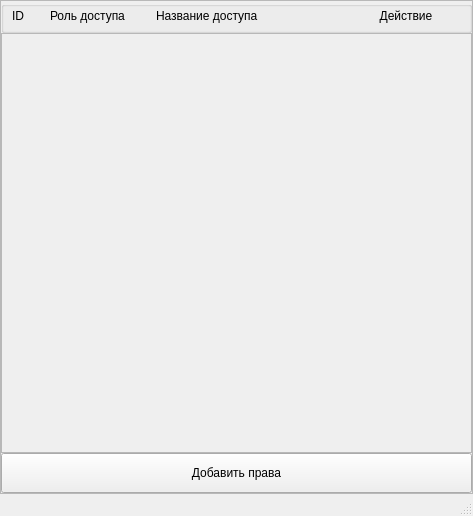
<?xml version="1.0" encoding="UTF-8"?>
<ui version="4.0">
 <class>RoleWindow</class>
 <widget class="QMainWindow" name="RoleWindow">
  <property name="geometry">
   <rect>
    <x>0</x>
    <y>0</y>
    <width>473</width>
    <height>516</height>
   </rect>
  </property>
  <property name="windowTitle">
   <string>MainWindow</string>
  </property>
  <widget class="QWidget" name="centralwidget">
   <layout class="QVBoxLayout" name="verticalLayout_3">
    <property name="spacing">
     <number>0</number>
    </property>
    <property name="leftMargin">
     <number>0</number>
    </property>
    <property name="topMargin">
     <number>0</number>
    </property>
    <property name="rightMargin">
     <number>0</number>
    </property>
    <property name="bottomMargin">
     <number>0</number>
    </property>
    <item>
     <widget class="QFrame" name="central">
      <property name="frameShape">
       <enum>QFrame::StyledPanel</enum>
      </property>
      <property name="frameShadow">
       <enum>QFrame::Raised</enum>
      </property>
      <layout class="QVBoxLayout" name="verticalLayout_4">
       <property name="spacing">
        <number>0</number>
       </property>
       <property name="leftMargin">
        <number>0</number>
       </property>
       <property name="topMargin">
        <number>0</number>
       </property>
       <property name="rightMargin">
        <number>0</number>
       </property>
       <property name="bottomMargin">
        <number>0</number>
       </property>
       <item>
        <layout class="QVBoxLayout" name="verticalLayout_2">
         <item>
          <widget class="QGroupBox" name="groupBox">
           <property name="maximumSize">
            <size>
             <width>16777215</width>
             <height>32</height>
            </size>
           </property>
           <property name="font">
            <font>
             <stylestrategy>PreferDefault</stylestrategy>
            </font>
           </property>
           <layout class="QHBoxLayout" name="horizontalLayout_2">
            <property name="leftMargin">
             <number>0</number>
            </property>
            <property name="topMargin">
             <number>0</number>
            </property>
            <property name="rightMargin">
             <number>0</number>
            </property>
            <property name="bottomMargin">
             <number>5</number>
            </property>
            <item>
             <widget class="QLabel" name="label">
              <property name="sizePolicy">
               <sizepolicy hsizetype="Expanding" vsizetype="Expanding">
                <horstretch>0</horstretch>
                <verstretch>0</verstretch>
               </sizepolicy>
              </property>
              <property name="minimumSize">
               <size>
                <width>40</width>
                <height>0</height>
               </size>
              </property>
              <property name="maximumSize">
               <size>
                <width>40</width>
                <height>16777215</height>
               </size>
              </property>
              <property name="styleSheet">
               <string notr="true">padding-left: 5px;</string>
              </property>
              <property name="text">
               <string>ID</string>
              </property>
             </widget>
            </item>
            <item>
             <widget class="QLabel" name="label_2">
              <property name="sizePolicy">
               <sizepolicy hsizetype="Expanding" vsizetype="Expanding">
                <horstretch>0</horstretch>
                <verstretch>0</verstretch>
               </sizepolicy>
              </property>
              <property name="minimumSize">
               <size>
                <width>70</width>
                <height>0</height>
               </size>
              </property>
              <property name="maximumSize">
               <size>
                <width>100</width>
                <height>16777215</height>
               </size>
              </property>
              <property name="text">
               <string>Роль доступа</string>
              </property>
             </widget>
            </item>
            <item>
             <widget class="QLabel" name="label_3">
              <property name="sizePolicy">
               <sizepolicy hsizetype="Expanding" vsizetype="Expanding">
                <horstretch>0</horstretch>
                <verstretch>0</verstretch>
               </sizepolicy>
              </property>
              <property name="minimumSize">
               <size>
                <width>130</width>
                <height>0</height>
               </size>
              </property>
              <property name="maximumSize">
               <size>
                <width>200</width>
                <height>16777215</height>
               </size>
              </property>
              <property name="text">
               <string>Название доступа</string>
              </property>
             </widget>
            </item>
            <item>
             <widget class="QLabel" name="label_7">
              <property name="minimumSize">
               <size>
                <width>126</width>
                <height>0</height>
               </size>
              </property>
              <property name="maximumSize">
               <size>
                <width>126</width>
                <height>16777215</height>
               </size>
              </property>
              <property name="text">
               <string>Действие</string>
              </property>
              <property name="alignment">
               <set>Qt::AlignCenter</set>
              </property>
             </widget>
            </item>
           </layout>
          </widget>
         </item>
         <item>
          <widget class="QScrollArea" name="scrollArea">
           <property name="widgetResizable">
            <bool>true</bool>
           </property>
           <widget class="QWidget" name="scrollAreaWidgetContents">
            <property name="geometry">
             <rect>
              <x>0</x>
              <y>0</y>
              <width>467</width>
              <height>412</height>
             </rect>
            </property>
            <layout class="QVBoxLayout" name="verticalLayout">
             <property name="spacing">
              <number>0</number>
             </property>
             <property name="leftMargin">
              <number>0</number>
             </property>
             <property name="topMargin">
              <number>0</number>
             </property>
             <property name="rightMargin">
              <number>0</number>
             </property>
             <property name="bottomMargin">
              <number>0</number>
             </property>
             <item>
              <layout class="QVBoxLayout" name="add_widget_layout_role">
               <property name="spacing">
                <number>0</number>
               </property>
               <property name="sizeConstraint">
                <enum>QLayout::SetNoConstraint</enum>
               </property>
               <property name="leftMargin">
                <number>0</number>
               </property>
               <property name="topMargin">
                <number>0</number>
               </property>
               <property name="rightMargin">
                <number>0</number>
               </property>
               <property name="bottomMargin">
                <number>0</number>
               </property>
              </layout>
             </item>
             <item>
              <spacer name="verticalSpacer">
               <property name="orientation">
                <enum>Qt::Vertical</enum>
               </property>
               <property name="sizeHint" stdset="0">
                <size>
                 <width>20</width>
                 <height>385</height>
                </size>
               </property>
              </spacer>
             </item>
            </layout>
           </widget>
          </widget>
         </item>
        </layout>
       </item>
       <item>
        <widget class="QPushButton" name="btn_add_role">
         <property name="sizePolicy">
          <sizepolicy hsizetype="Expanding" vsizetype="Fixed">
           <horstretch>0</horstretch>
           <verstretch>0</verstretch>
          </sizepolicy>
         </property>
         <property name="minimumSize">
          <size>
           <width>0</width>
           <height>40</height>
          </size>
         </property>
         <property name="cursor">
          <cursorShape>PointingHandCursor</cursorShape>
         </property>
         <property name="text">
          <string>Добавить права</string>
         </property>
        </widget>
       </item>
      </layout>
     </widget>
    </item>
   </layout>
  </widget>
  <widget class="QStatusBar" name="statusbar"/>
 </widget>
 <resources/>
 <connections/>
</ui>
